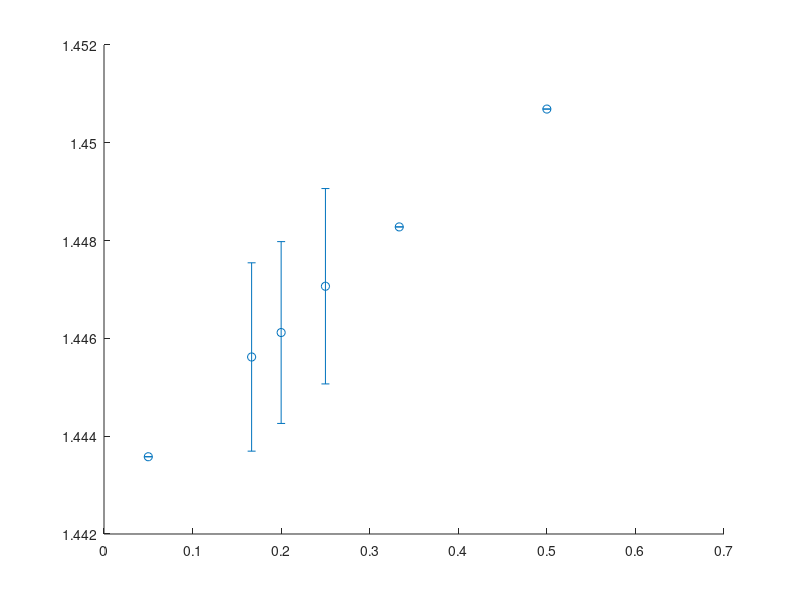

The MATLAB script that drew this image: (Note: this script raises an error after producing the figure.)
x=[0.5
    0.333333333
    0.25
    0.2
    0.166666667
    0.05];

PiBondLength=[1.33487
1.33853
1.34082
1.34203
1.34291
1.3474];
PiRMSD=[0
0.005196152
0.005658033
0.005681628
0.00551428
2.43238E-16];
figure(1)
SigmaBondLength=[1.45069
1.44828
1.447066667
1.44612
1.44562
1.44358];
SigmaRMSD=[0
0
0.001997632
0.001859068
0.001925812
0];
errorbar(x,SigmaBondLength,SigmaRMSD,'o','MarkerSize',15,...
    'MarkerEdgeColor','blue','MarkerFaceColor','red','CapSize',18)
hold on
errorbar(x,PiBondLength,PiRMSD,'o','MarkerSize',15,...
    'MarkerEdgeColor','red','MarkerFaceColor','blue','CapSize',18)
legend('\sigma Bond','\pi bond','FontSize',18)
title('Average Bond Length and RMSD for different polymer chain length')
xlabel('1/(No. of monomers)','Interpreter','latex')
ylabel('Bond length (\AA)','Interpreter','latex')
xlim([0 0.55])
ylim([1.33 1.465])
hold off